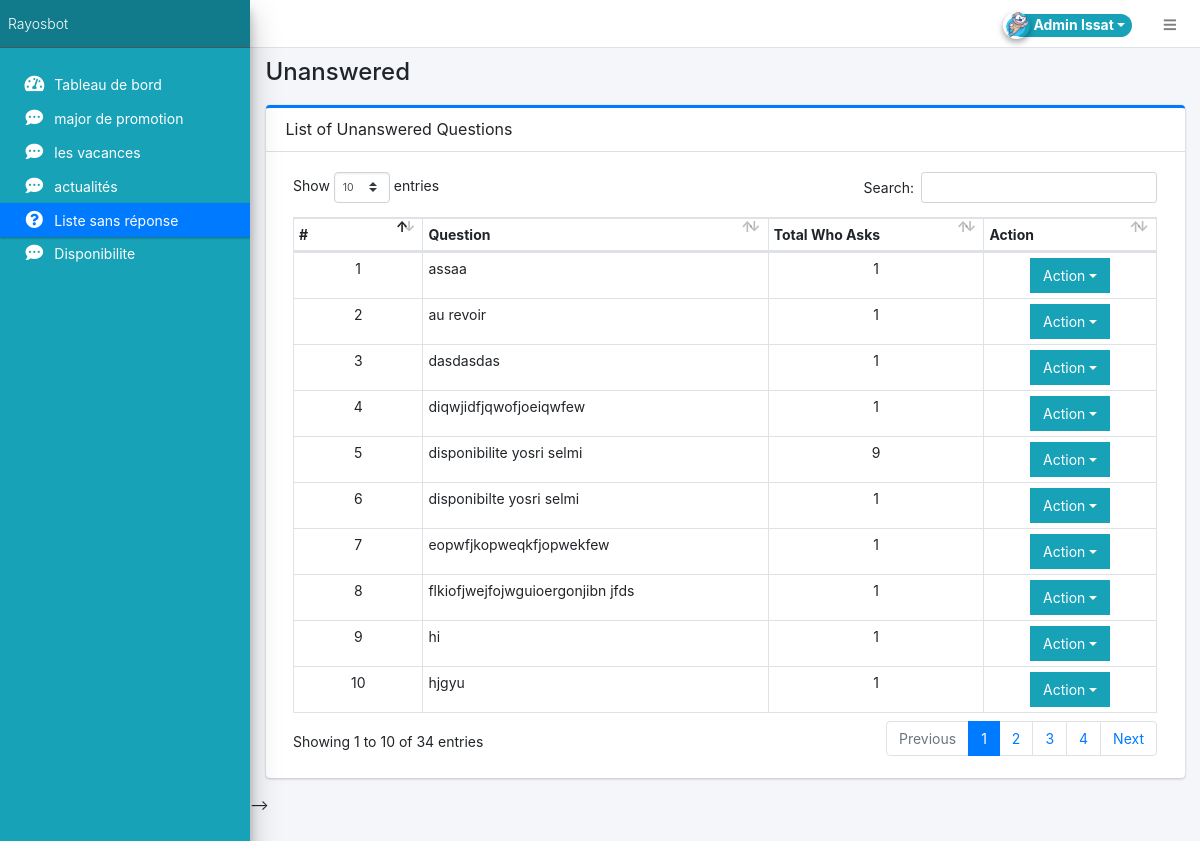
The page /admin/?page=unanswered (signed in) on the database its author committed.
### tables this page shows
CREATE TABLE `unanswered` (
  `id` int(30) NOT NULL,
  `question` text DEFAULT NULL,
  `no_asks` int(30) NOT NULL DEFAULT 0
);

### classes/DBConnection.php (called while the page is built, shortened)
<?php
class DBConnection{
    private $host = DB_SERVER;
    private $username = DB_USERNAME;
    private $password = DB_PASSWORD;
    private $database = DB_NAME;
    public $conn;
    public function __construct(){
        if (!isset($this->conn)) {
            $this->conn = new mysqli($this->host, $this->username, $this->password, $this->database);
        }
    }
}
?>

### classes/SystemSettings.php (called while the page is built, shortened)
<?php
class SystemSettings extends DBConnection{
	function userdata($field = ''){
		if(!empty($field)){
			if(isset($_SESSION['userdata'][$field]))
				return $_SESSION['userdata'][$field];
			else
				return null;
		}else{
			return false;
		}
	}
}
$_settings = new SystemSettings();
?>

### config.php (called while the page is built, shortened)
<?php
require_once('classes/DBConnection.php');
require_once('classes/SystemSettings.php');
function validate_image($file){
	if(!empty($file)){
		if(is_file(base_app.$file)){
			return base_url.$file;
		}else{
			return base_url.'dist/img/no-image-available.png';
		}
	}else{
		return base_url.'dist/img/no-image-available.png';
	}
}
?>

### admin/unanswered/index.php (the view, shortened to what this page needs)
<div class="card card-outline card-primary">
	<div class="card-header">
		<h3 class="card-title">List of Unanswered Questions</h3>
	</div>
	<div class="card-body">
		<div class="container-fluid">
			<table class="table table-bordered table-stripped">
				<colgroup>
					<col width="15%">
					<col width="40%">
					<col width="25%">
					<col width="20%">
				</colgroup>
				<thead>
					<tr>
						<th>#</th>
						<th>Question</th>
						<th>Total Who Asks</th>
						<th>Action</th>
					</tr>
				</thead>
				<tbody>
					<?php
					$i = 1;
						$qry = $conn->query("SELECT * FROM `unanswered`  order by question asc ");
						while($row = $qry->fetch_assoc()):
					?>
						<tr>
							<td class="text-center"><?php echo $i++; ?></td>
							<td><?php echo $row['question'] ?></td>
							<td class="text-center"><?php echo number_format($row['no_asks']) ?></td>
							<td align="center">
								 <button type="button" class="btn btn-flat btn-info dropdown-toggle dropdown-icon" data-toggle="dropdown">
				                  		Action
				                  </button>
							</td>
						</tr>
					<?php endwhile; ?>
				</tbody>
			</table>
		</div>
	</div>
</div>

### admin/index.php (shortened to what this page needs)
<?php require_once('../config.php'); ?>
 <!DOCTYPE html>
<html lang="en" class="" style="height: auto;">
<?php require_once('inc/header.php') ?>
  <body class="layout-fixed layout-footer-fixed text-sm sidebar-mini control-sidebar-slide-open layout-navbar-fixed " data-new-gr-c-s-check-loaded="14.991.0" data-gr-ext-installed="" style="height: auto;">
    <div class="wrapper">
     <?php require_once('inc/topBarNav.php') ?>
     <?php require_once('inc/navigation.php') ?>
     <?php $page = isset($_GET['page']) ? $_GET['page'] : 'home';  ?>
      <div class="content-wrapper" style="min-height: 567.854px;">
        <div class="content-header">
          <div class="container-fluid">
            <div class="row mb-2">
              <div class="col-sm-6">
                <h1 class="m-0"><?php echo ucwords(str_replace(array("/","_"), " ",$page)) ?></h1>
              </div>
            </div>
          </div>
        </div>
        <section class="content">
          <div class="container-fluid">
            <?php
              if(!file_exists($page.".php") && !is_dir($page)){
                  include '404.html';
              }else{
                if(is_dir($page))
                  include $page.'/index.php';
                else
                  include $page.'.php';
              }
            ?>
          </div>
        </section>
  </body>
</html>

### admin/inc/header.php (shortened to what this page needs)
<head>
    <link rel="stylesheet" href="<?php echo base_url ?>plugins/fontawesome-free/css/all.min.css">
    <link rel="stylesheet" href="<?php echo base_url ?>plugins/tempusdominus-bootstrap-4/css/tempusdominus-bootstrap-4.min.css">
  <link rel="stylesheet" href="<?php echo base_url ?>plugins/datatables-bs4/css/dataTables.bootstrap4.min.css">
  <link rel="stylesheet" href="<?php echo base_url ?>plugins/datatables-responsive/css/responsive.bootstrap4.min.css">
  <link rel="stylesheet" href="<?php echo base_url ?>plugins/datatables-buttons/css/buttons.bootstrap4.min.css">
  <link rel="stylesheet" href="<?php echo base_url ?>plugins/select2/css/select2.min.css">
  <link rel="stylesheet" href="<?php echo base_url ?>plugins/select2-bootstrap4-theme/select2-bootstrap4.min.css">
    <link rel="stylesheet" href="<?php echo base_url ?>plugins/icheck-bootstrap/icheck-bootstrap.min.css">
    <link rel="stylesheet" href="<?php echo base_url ?>plugins/jqvmap/jqvmap.min.css">
    <link rel="stylesheet" href="<?php echo base_url ?>dist/css/adminlte.css">
    <link rel="stylesheet" href="<?php echo base_url ?>dist/css/custom.css">
    <link rel="stylesheet" href="<?php echo base_url ?>plugins/overlayScrollbars/css/OverlayScrollbars.min.css">
    <link rel="stylesheet" href="<?php echo base_url ?>plugins/daterangepicker/daterangepicker.css">
    <link rel="stylesheet" href="<?php echo base_url ?>plugins/summernote/summernote-bs4.min.css">
  <link rel="stylesheet" href="<?php echo base_url ?>plugins/sweetalert2-theme-bootstrap-4/bootstrap-4.min.css">
  </head>

### admin/inc/topBarNav.php (shortened to what this page needs)
<nav class="main-header navbar navbar-expand navbar-white navbar-light text-sm">
  <ul class="navbar-nav ml-auto">
    <li class="nav-item">
      <div class="btn-group nav-link">
            <button type="button" class="btn btn-rounded badge badge-info dropdown-toggle dropdown-icon" data-toggle="dropdown">
              <span><img src="<?php echo validate_image($_settings->userdata('avatar')) ?>" class="img-circle elevation-2 user-img" alt="User Image"></span>
              <span class="ml-3"><?php echo ucwords($_settings->userdata('firstname').' '.$_settings->userdata('lastname')) ?></span>
            </button>
        </div>
    </li>
    <li class="nav-item">
      <a class="nav-link" data-widget="pushmenu" href="#" role="button"><i class="fas fa-bars"></i></a>
    </li>
  </ul>
</nav>

### admin/inc/navigation.php (shortened to what this page needs)
<aside class="main-sidebar sidebar-dark-primary elevation-4 bg-info text-white">
  <a href="<?php echo base_url ?>admin" class="brand-link bg-info text-sm">
  <span class="brand-text font-weight-light">Rayosbot</span>
  </a>
  <div class="sidebar os-host os-theme-light os-host-overflow os-host-overflow-y os-host-resize-disabled os-host-transition os-host-scrollbar-horizontal-hidden">
    <div class="os-content-glue" style="margin: 0px -8px; width: 249px; height: 646px;"></div>
    <div class="os-padding">
      <div class="os-viewport os-viewport-native-scrollbars-invisible" style="overflow-y: scroll;">
        <div class="os-content" style="padding: 0px 8px; height: 100%; width: 100%;">
          <nav class="mt-4">
             <ul class="nav nav-pills nav-sidebar flex-column text-sm nav-compact nav-flat nav-child-indent nav-collapse-hide-child" data-widget="treeview" role="menu" data-accordion="false">
              <li class="nav-item dropdown">
                <a href="./" class="nav-link nav-home">
                  <i class="nav-icon fas fa-tachometer-alt"></i>
                  <p>
                  Tableau de bord
                  </p>
                </a>
              </li>
              <li class="nav-item dropdown">
                <a href="<?php echo base_url ?>admin/?page=major" class="nav-link nav-major">
                  <i class="nav-icon fas fa-comment-dots"></i>
                  <p>
                  major de promotion
                  </p>
                </a>
              </li>
              <li class="nav-item dropdown">
                <a href="<?php echo base_url ?>admin/?page=vacation" class="nav-link nav-vacation">
                  <i class="nav-icon fas fa-comment-dots"></i>
                  <p>
                  les vacances
                  </p>
                </a>
              </li>
              <li class="nav-item dropdown">
                <a href="<?php echo base_url ?>admin/?page=news" class="nav-link nav-news">
                  <i class="nav-icon fas fa-comment-dots"></i>
                  <p>
                  actualités
                  </p>
                </a>
              </li>
              <li class="nav-item dropdown">
                <a href="<?php echo base_url ?>admin/?page=unanswered" class="nav-link nav-unanswered">
                  <i class="nav-icon fas fa-question-circle"></i>
                  <p>
                  Liste sans réponse
                  </p>
                </a>
              </li>
              <li class="nav-item dropdown">
                <a href="<?php echo base_url ?>admin/?page=Disponibilite" class="nav-link nav-Disponibilite">
                  <i class="nav-icon fas fa-comment-dots"></i>
                  <p>
                     Disponibilite
                  </p>
                </a>
              </li>
            </ul>
          </nav>
        </div>
      </div>
    </div>
  </div>
</aside>

### admin/inc/topBarNav.php (style rules this page uses)
.user-img { position: absolute; height: 27px; width: 27px; object-fit: cover; left: -7%; top: -12%; }
.btn-rounded { border-radius: 50px; }

### admin/inc/navigation.php (style rules this page uses)
.sidebar li.nav-item * { color:white; }

### rows shown on the page
unanswered: question "assaa", no_asks "1"
unanswered: question "au revoir", no_asks "1"
unanswered: question "dasdasdas", no_asks "1"
unanswered: question "diqwjidfjqwofjoeiqwfew", no_asks "1"
unanswered: question "disponibilite yosri selmi", no_asks "9"
unanswered: question "disponibilte yosri selmi", no_asks "1"
unanswered: question "eopwfjkopweqkfjopwekfew", no_asks "1"
unanswered: question "flkiofjwejfojwguioergonjibn jfds", no_asks "1"
unanswered: question "hi", no_asks "1"
unanswered: question "hjgyu", no_asks "1"

### other values the page prints
$_settings->userdata('firstname').' '.$_settings->userdata('lastname') "Admin Issat"
str_replace(array("/","_"), " ",$page) "Unanswered"
